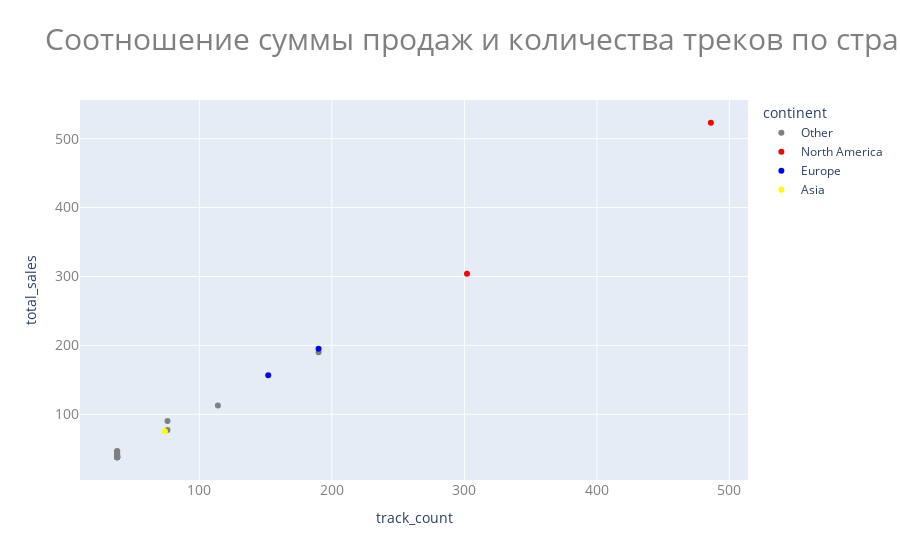

This figure's notebook cell:
### Code cell
fig = px.scatter(df, 
                 x='track_count', 
                 y='total_sales', 
                 color='continent', 
                 color_discrete_map=continent_colors,
                 title="Соотношение суммы продаж и количества треков по странам и континентам")


fig.update_layout(
    title_font_size=30, 
    title_font_color='gray',
    xaxis_title_font_size=14,
    yaxis_title_font_size=14,
    xaxis_tickfont_size=14,
    yaxis_tickfont_size=14,
    xaxis_tickfont_color='gray',
    yaxis_tickfont_color='gray'
)

fig.show()

### Figure 1 — Plotly figure (JSON) as saved in the notebook; plotly's stock layout.template omitted (floating-point values rounded to 4 significant figures)
{"data": [{"hovertemplate": "continent=Other<br>track_count=%{x}<br>total_sales=%{y}<extra></extra>", "legendgroup": "Other", "marker": {"color": "gray", "symbol": "circle"}, "mode": "markers", "name": "Other", "orientation": "v", "showlegend": true, "type": "scatter", "x": [38, 38, 38, 38, 190, 38, 76, 38, 38, 38, 38, 38, 38, 38, 38, 76, 38, 38, 114], "xaxis": "x", "y": [37.62, 37.62, 42.62, 37.62, 190.1, 46.62, 90.24, 37.62, 41.62, 45.62, 45.62, 37.62, 40.62, 39.62, 37.62, 77.24, 37.62, 38.62, 112.9], "yaxis": "y"}, {"hovertemplate": "continent=North America<br>track_count=%{x}<br>total_sales=%{y}<extra></extra>", "legendgroup": "North America", "marker": {"color": "red", "symbol": "circle"}, "mode": "markers", "name": "North America", "orientation": "v", "showlegend": true, "type": "scatter", "x": [302, 486], "xaxis": "x", "y": [304.0, 523.1], "yaxis": "y"}, {"hovertemplate": "continent=Europe<br>track_count=%{x}<br>total_sales=%{y}<extra></extra>", "legendgroup": "Europe", "marker": {"color": "blue", "symbol": "circle"}, "mode": "markers", "name": "Europe", "orientation": "v", "showlegend": true, "type": "scatter", "x": [190, 152], "xaxis": "x", "y": [195.1, 156.5], "yaxis": "y"}, {"hovertemplate": "continent=Asia<br>track_count=%{x}<br>total_sales=%{y}<extra></extra>", "legendgroup": "Asia", "marker": {"color": "yellow", "symbol": "circle"}, "mode": "markers", "name": "Asia", "orientation": "v", "showlegend": true, "type": "scatter", "x": [74], "xaxis": "x", "y": [75.26], "yaxis": "y"}], "layout": {"legend": {"title": {"text": "continent"}, "tracegroupgap": 0}, "title": {"font": {"color": "gray", "size": 30}, "text": "Соотношение суммы продаж и количества треков по странам и континентам"}, "xaxis": {"anchor": "y", "domain": [0, 1], "tickfont": {"color": "gray", "size": 14}, "title": {"font": {"size": 14}, "text": "track_count"}}, "yaxis": {"anchor": "x", "domain": [0, 1], "tickfont": {"color": "gray", "size": 14}, "title": {"font": {"size": 14}, "text": "total_sales"}}}}
